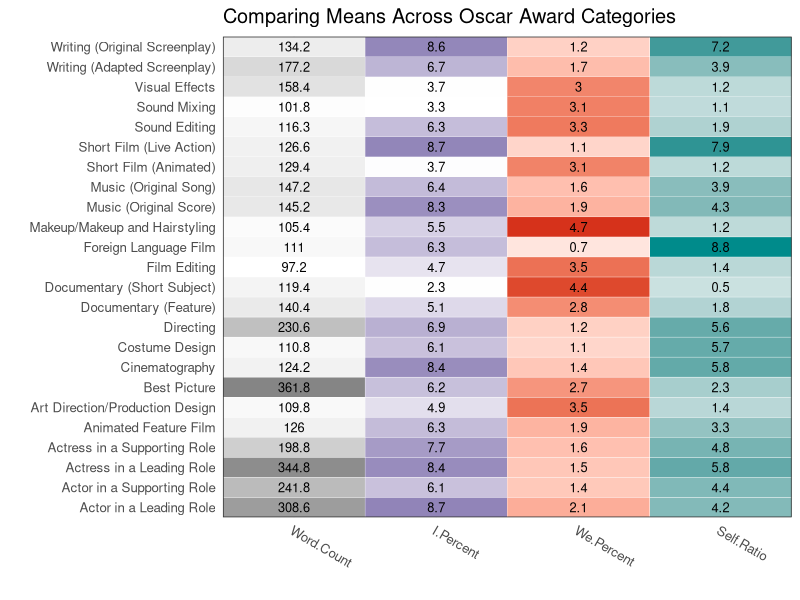

Recreate this plot in R.
#create heat table for means across award categories
library("ggplot2")
library("plyr")
library("reshape2")
library("scales")

setwd("raw_data")
oscar <- read.csv("master.csv")
oscar$Name <- with(oscar, reorder(Award, Award))
oscar<-rename(oscar, c("words"="Word.Count", "Ipercent"="I.Percent", "Wepercent"="We.Percent", "Self"="Self.Ratio"))


oscar.m <- melt(oscar)
oscar.s <- ddply(oscar.m, .(variable), transform,
               rescale = scale(value))

oscar.s$Category <- oscar.s$variable
levels(oscar.s$Category) <- 
  list("Count" = c("Word.Count"),
       "Pct1" = c("I.Percent"),
       "Pct2" = c("We.Percent"),
       "Ratio" = c("Self.Ratio"))


oscar.s$rescaleoffset <- oscar.s$rescale + 100*(as.numeric(oscar.s$Category)-1)
scalerange <- range(oscar.s$rescale)
gradientends <- scalerange + rep(c(0,100,200,300), each=2)
colorends <- c("white", "grey37", "white", "darkslateblue", "white", "red3", "white", "darkcyan")


a<-ggplot(oscar.s, aes(variable, Name, label = round(oscar.s$value, 1))) + 
  geom_tile(aes(fill = rescaleoffset), colour = "white") +
  geom_text(, size=3.25, color="black") +
  scale_fill_gradientn(colours = colorends, values = rescale(gradientends)) + 
  scale_x_discrete("", expand = c(0, 0)) + 
  scale_y_discrete("", expand = c(0, 0)) + 
  theme_bw(base_size = 12) + 
  theme(legend.position = "none",
        axis.ticks = element_blank(), 
        axis.text.x = element_text(angle = 330, hjust = 0))
       
a+ggtitle("Comparing Means Across Oscar Award Categories")
